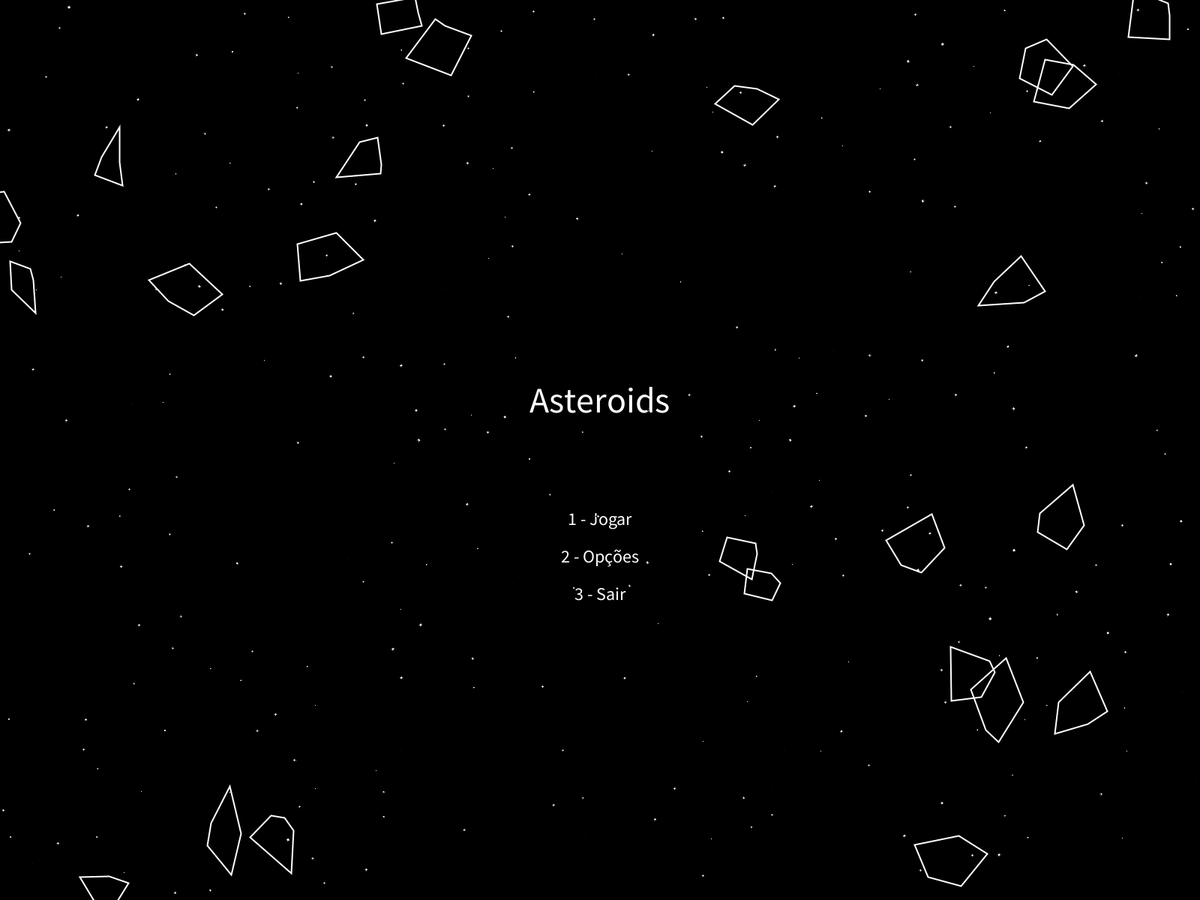
Frame 1 (no input)
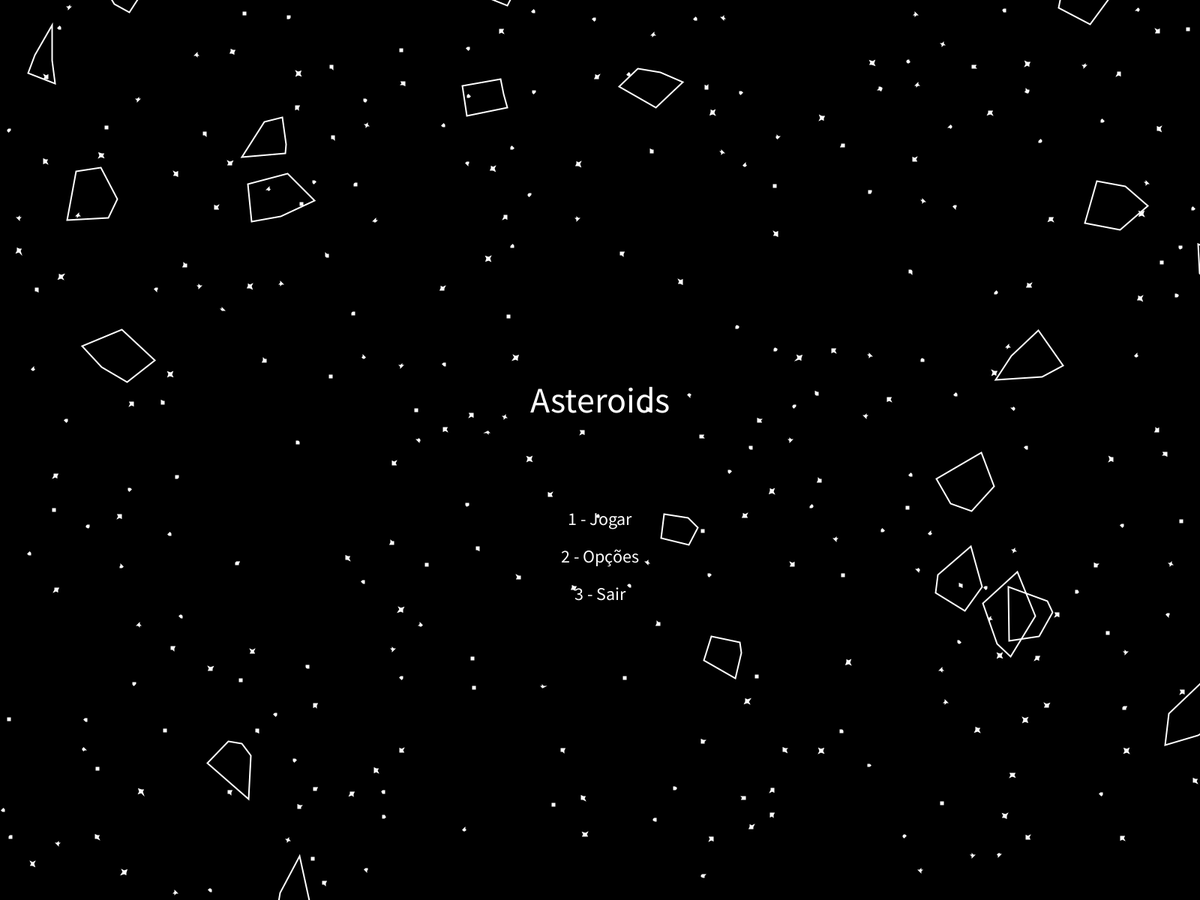
Frame 60 (the mouse pressed at the canvas centre just before this capture)
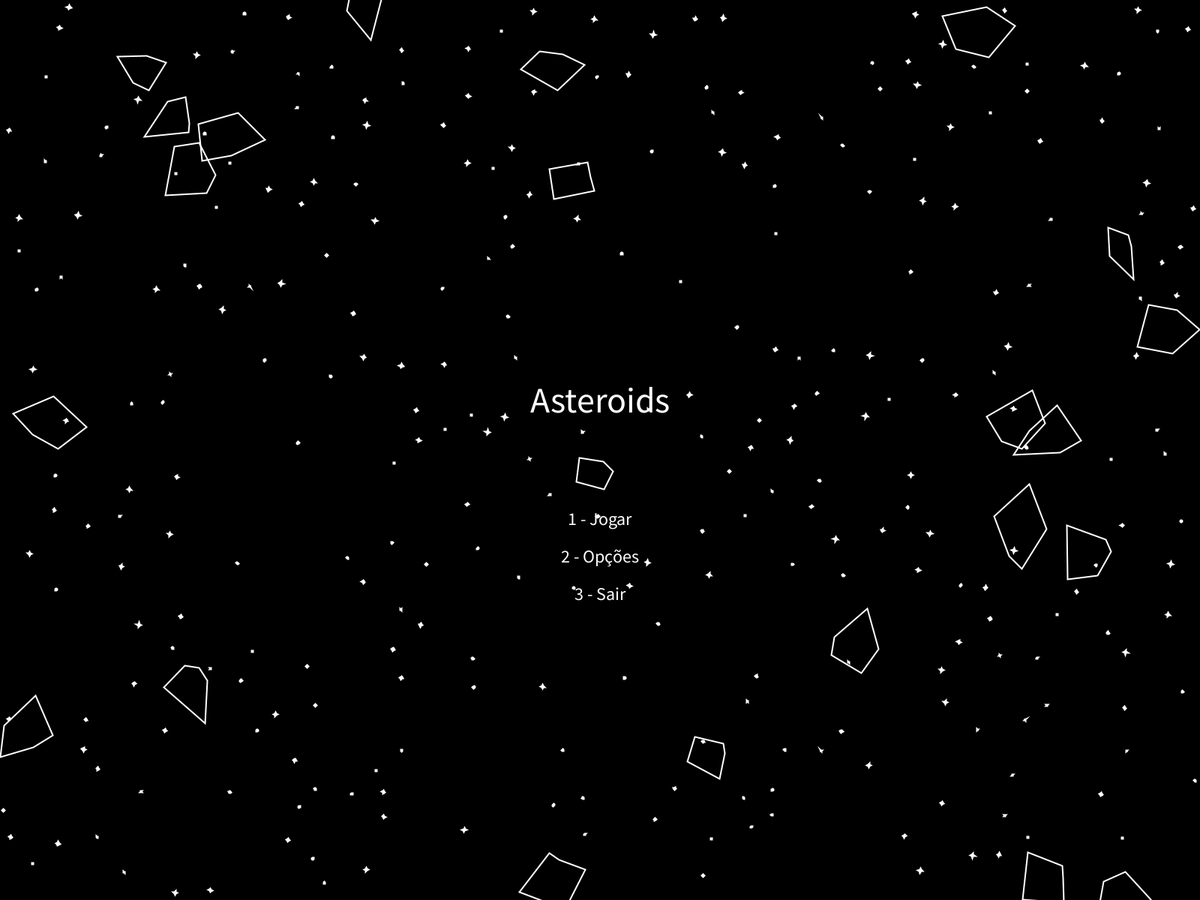
Frame 120 (the mouse held since frame 60 and released just before this capture)

The Processing sketch that drew these frames (run headless with seeded random() and noise(); from frame 60 on, the mouse is pressed at the canvas centre):

// Processing sketch: AsteroidsOld
// ── AsteroidsOld.pde
Player player;
Space space;
ArrayList<Asteroid> asteroidField;
ArrayList<PhaserBeam> shootout;
ArrayList <Explosion> bigBoom;
IntList asteroidRemove;
IntList phaserBeamRemove;
IntList explosionRemove;

boolean hideHud = false;
boolean hideStars = false;
boolean gameStarted, showOptions, killMenuAsteroids;

int score;

void setup() {
  fullScreen();
  player = new Player();
  space = new Space();
  asteroidField = new ArrayList<Asteroid>();
  for (int i = 0; i < floor(random(20, 40)); i++) {
    asteroidField.add(new Asteroid());
  }
  asteroidRemove = new IntList();
  shootout = new ArrayList<PhaserBeam>();
  bigBoom = new ArrayList<Explosion>();
  phaserBeamRemove = new IntList();
  explosionRemove = new IntList();
  gameStarted = false;
  showOptions = false;
  score = 0;
}

void killMenuAsteroids() {
  asteroidField.clear();

  for (int i = 0; i < floor(random(20, 40)); i++) {
    asteroidField.add(new Asteroid());
  }
}

void draw() {
  background(0);
  if (gameStarted) {
    if (player.dead) {
      delay(5000);
    }
    Update();
    Render();
    HUD();
    FPS();
  } else {
    if (showOptions) {
      options();
    } else {
      menu();
    }
  }
}

void menu() {
  fill(255);
  textSize(48);
  textAlign(CENTER);
  text("Asteroids", width/2, height/2 - 50);
  textSize(24);
  text("1 - Jogar", width/2, height/2 + 100);
  text("2 - Opções", width/2, height/2 + 150);
  text("3 - Sair", width/2, height/2 + 200);

  textAlign(LEFT);
  space.drawStars();

  for (int i = 0; i < asteroidField.size(); i++) {
    asteroidField.get(i).Render();
    asteroidField.get(i).Update();
  }
}

void options() {
  fill(255);
  textSize(48);
  textAlign(CENTER);
  text("Opções", width/2, height/2 - 50);
  textSize(24);
  text("1 - Esconder HUD", width/2, height/2 + 100);
  text("2 - Esconder estrelas", width/2, height/2 + 150);
  text("3 - Menu principal", width/2, height/2 + 200);

  textAlign(LEFT);
}

void Update() {
  player.update();
  for (int i = 0; i < asteroidField.size(); i++) {
    asteroidField.get(i).Update();
    if (player.checkCollision(asteroidField.get(i))) {
      player.dead = true;
      gameStarted = !gameStarted;
    }
  }
  for (int i = 0; i < shootout.size(); i++) {
    shootout.get(i).update();
  }
  for (int s = 0; s < shootout.size(); s++) {
    for (int a = 0; a < asteroidField.size(); a++) {
      if (shootout.get(s).checkCollision(asteroidField.get(a))) {
        phaserBeamRemove.append(s);
        asteroidRemove.append(a);
        score++;
        for (int n = 0; n < 15; n++) {
          bigBoom.add(new Explosion(asteroidField.get(a).posX, asteroidField.get(a).posY));
        }
        break;
      }
    }
  }
  for (int i = 0; i < bigBoom.size(); i++) {
    if (bigBoom.get(i).Update()) {
      explosionRemove.append(i);
    }
  }

  //Remove
  for (int i = 0; i < phaserBeamRemove.size(); i++) {
    if (phaserBeamRemove.get(i) < shootout.size()) shootout.remove(phaserBeamRemove.get(i));
  }
  phaserBeamRemove.clear();
  for (int i = 0; i < asteroidRemove.size(); i++) {
    if (asteroidRemove.get(i) < asteroidField.size()) asteroidField.remove(asteroidRemove.get(i));
  }
  asteroidRemove.clear();
  for (int i = 0; i < explosionRemove.size(); i++) {
    if (explosionRemove.get(i) < bigBoom.size()) bigBoom.remove(explosionRemove.get(i));
  }
  explosionRemove.clear();
}
void Render() {
  player.draw();
  for (int i = 0; i < asteroidField.size(); i++) {
    asteroidField.get(i).Render();
  }
  for (int i = 0; i < shootout.size(); i++) {
    shootout.get(i).render();
  }
  for (int i = 0; i < bigBoom.size(); i++) {
    bigBoom.get(i).Render();
  }
  space.drawStars();
}

void keyPressed() {
  if (gameStarted) {
    if (key == 'w' || key == 'W') {
      player.moveForward = true;
    }
    if (key == ' ') {
      if (!player.triggerHappy) {
        PhaserBeam pew = player.FirePhaser();
        if (pew != null) {
          shootout.add(pew);
          player.triggerHappy = true;
        }
      }
    }
    if (key == '4') {
      gameStarted = !gameStarted;
      killMenuAsteroids();
    }
  } else if (showOptions) {
    if (key == '1') {
      hideHud = !hideHud;
    } else if (key == '2') {
      hideStars = !hideStars;
    } else if (key == '3') {
      showOptions = !showOptions;
    }
  } else {
    if (key == '1') {
      setup();
      killMenuAsteroids();
      gameStarted = true;
    } else if (key == '2') {
      showOptions = !showOptions;
    } else if (key == '3') {
      exit();
    }
  }
}

void keyReleased() {
  if (key == 'w' || key == 'W') {
    player.moveForward = false;
  }
  if (key == ' ') {
    player.triggerHappy = false;
  }
}

void mouseMoved() {
  float rotationSpeed = 0.5;
  float rotation = player.rotation;

  rotation -= (pmouseX - mouseX) * rotationSpeed;
  player.rotation = rotation;
}

void FPS() {
  textAlign(RIGHT, BOTTOM);
  fill(0, 255, 0);
  textSize(12);
  text(int(frameRate) + " FPS", width -10, height -10);
}

void HUD() {
  if (!hideHud) {
    textAlign(LEFT, BASELINE);
    noFill();
    stroke(255);

    rect(10, 20, 500, 120);

    fill(255);
    textSize(20);
    text("Horizontal Speed: " + nf(player.speedX, 0, 2), 20, 40);
    text("Vertical Speed: " + nf(player.speedY, 0, 2), 20, 60);
    text("Score: " + nf((int)score), 20, 80);
  }
}

// ── Asteroid.pde
class Asteroid {
  float size; // Tamanho do asteroide
  float direction; // Direção do asteroide em radianos
  float speed; // Velocidade do asteroide
  float posX; // Posição X do asteroide
  float posY; // Posição Y do asteroide
  float[] asteroidX; // Array de coordenadas X dos vértices do asteroide
  float[] asteroidY; // Array de coordenadas Y dos vértices do asteroide

  Asteroid() {
    size = 50; // Define o tamanho do asteroide
    direction = random(0, TWO_PI); // Define uma direção aleatória para o asteroide
    speed = random(1.5, 3); // Define a velocidade do asteroide
    asteroidX = new float[5]; // Inicializa o array de coordenadas X dos vértices do asteroide
    asteroidY = new float[5]; // Inicializa o array de coordenadas Y dos vértices do asteroide
    for (int i = 0; i < 5; i++) {
      asteroidX[i] = 0; // Inicializa as coordenadas X dos vértices do asteroide com zero
      asteroidY[i] = 0; // Inicializa as coordenadas Y dos vértices do asteroide com zero
    }
    SpawnPosition(); // Define a posição inicial do asteroide
    generateRandomPentagon(); // Gera um pentágono irregular para representar o asteroide
  }

  void Render() {
    // Desenha a forma do asteroide
    noFill();
    stroke(255);
    strokeWeight(2);
    beginShape();
    for (int i = 0; i < 5; i++) {
      vertex(asteroidX[i] + posX, asteroidY[i] + posY); // Desenha cada vértice do asteroide
    }
    endShape(CLOSE);
  }

  void Update() {
    // Atualiza a posição do asteroide com base na velocidade e direção
    posX += cos(direction) * speed;
    posY += sin(direction) * speed;
    border(); // Verifica se o asteroide saiu da tela e o reposiciona
  }

  void border() {
    // Faz o asteroide "enrolar" na tela caso saia dos limites
    if (posX < -size) {
      posX = width + size;
    } else if (posX > width + size) {
      posX = -size;
    }

    if (posY < -size) {
      posY = height + size;
    } else if (posY > height + size) {
      posY = -size;
    }
  }

  void generateRandomPentagon() {
    // Gera deslocamentos aleatórios para cada vértice
    float[] offsetsX = {random(0.2, 1.2), random(0.2, 1.2), random(0.2, 1.2), random(0.2, 1.2), random(0.2, 1.2)};
    float[] offsetsY = {random(0.2, 1.2), random(0.2, 1.2), random(0.2, 1.2), random(0.2, 1.2), random(0.2, 1.2)};

    // Gera os pontos aleatórios do pentágono
    for (int i = 0; i < 5; i++) {
      float angle = map(i, 0, 5, 0, TWO_PI); // Distribui uniformemente os vértices ao redor do círculo
      float radius = size + random(-10, 10); // Varia o raio para criar irregularidades
      float x = cos(angle) * radius * offsetsX[i];
      float y = sin(angle) * radius * offsetsY[i];
      asteroidX[i] = x; // Define a coordenada X do vértice
      asteroidY[i] = y; // Define a coordenada Y do vértice
    }
  }

  private void SpawnPosition() {
    boolean top = false;
    boolean left = false;
    if (floor(random(0, 2)) == 0) top = true;
    if (floor(random(0, 2)) == 0) left = true;

    if (top && left) {   // Se top e left forem verdadeiros
      posX = random(0, width / 2 - 100);
      posY = random(0, height / 2 - 100);
    } else if (top && !left) { // Se top for verdadeiro e left for falso
      posX = random(width / 2 + 100, width);
      posY = random(0, height / 2 - 100);
    } else if (!top && left) {  // Se top for falso e left for verdadeiro
      posX = random(0, width / 2 - 100);
      posY = random(height / 2 + 100, height);
    } else { // Se top e left forem falsos
      posX = random(width / 2 + 100, width);
      posY = random(height / 2 + 100, height);
    }
  }
}

// ── Explosion.pde
class Explosion {
  // Variáveis para armazenar os atributos da explosão
  float posX; // Posição x da explosão
  float posY; // Posição y da explosão
  float size; // Tamanho da explosão
  float direction; // Direção da explosão em radianos
  float speed; // Velocidade da explosão
  float life; // Tempo de vida da explosão

  // Construtor da classe Explosion
  Explosion(float x, float y) {
    posX = x; // Define a posição x da explosão como o valor fornecido
    posY = y; // Define a posição y da explosão como o valor fornecido
    direction = random(0, TWO_PI); // Define uma direção aleatória para a explosão dentro do intervalo de 0 a 2 * PI
    speed = random(.1, .5); // Define uma velocidade aleatória para a explosão dentro do intervalo de 0.1 a 0.5
    life = floor(random(100, 200)); // Define um tempo de vida aleatório para a explosão dentro do intervalo de 100 a 200, arredondando para o número inteiro mais próximo
    size = random(2, 5); // Define um tamanho aleatório para a explosão dentro do intervalo de 2 a 5
  }

  // Método para atualizar a explosão
  boolean Update() {
    
    posX += speed*cos(direction); // Atualiza a posição x da explosão com base na velocidade e na direção
    posY += speed*sin(direction); // Atualiza a posição y da explosão com base na velocidade e na direção
    life--; // Decrementa o tempo de vida da explosão em 1
    if (life <= 0) return true; // Retorna true se o tempo de vida for menor ou igual a zero, indicando que a explosão deve ser removida
    else return false; // Retorna false caso contrário, indicando que a explosão ainda está ativa
  }

  // Método para renderizar a explosão
  void Render() {
    push(); // Salva a configuração atual do sistema de renderização
    if (life > 0) {
      fill(255, 255, 255, life); // Define a cor de preenchimento com base no tempo de vida da explosão
      rect(posX, posY, size, size); // Desenha um retângulo na posição da explosão com base no tamanho definido
    }
    pop(); // Restaura a configuração anterior do sistema de renderização
    text("+1", posX, posY - 20);
  }
}

// ── PhaserBeam.pde
class PhaserBeam {
  // Variáveis para armazenar os atributos do feixe do phaser
  float posX; // Posição x do feixe do phaser
  float posY; // Posição y do feixe do phaser
  float speed; // Velocidade do feixe do phaser
  float direction; // Direção do feixe do phaser em radianos
  float size; // Tamanho do feixe do phaser

  // Construtor da classe PhaserBeam
  PhaserBeam(float cannonX, float cannonY, float cannonDirection) {
    posX = cannonX; // Define a posição x do feixe do phaser como o valor fornecido
    posY = cannonY; // Define a posição y do feixe do phaser como o valor fornecido
    speed = 5; // Define a velocidade do feixe do phaser como 5
    direction = cannonDirection - HALF_PI; // Define a direção do feixe do phaser com base na direção do canhão
    posX += 25 * cos(direction); // Atualiza a posição x do feixe do phaser adicionando um deslocamento em relação à posição do canhão
    posY += 25 * sin(direction); // Atualiza a posição y do feixe do phaser adicionando um deslocamento em relação à posição do canhão
    size = 2; // Define o tamanho do feixe do phaser como 2
  }

  // Método para atualizar o feixe do phaser
  void update() {
    posX += speed * cos(direction); // Atualiza a posição x do feixe do phaser com base na velocidade e na direção
    posY += speed * sin(direction); // Atualiza a posição y do feixe do phaser com base na velocidade e na direção
  }

  // Método para renderizar o feixe do phaser
  void render() {
    push(); // Salva a configuração atual do sistema de renderização
    stroke(17, 200, 232); // Define a cor da linha do feixe do phaser como ciano
    strokeWeight(size); // Define a espessura da linha do feixe do phaser com base no tamanho definido
    line(posX, posY, posX + 10 * cos(direction), posY + 10 * sin(direction)); // Desenha uma linha representando o feixe do phaser
    pop(); // Restaura a configuração anterior do sistema de renderização
  }

  // Método para verificar colisão entre o feixe do phaser e um asteroide
  boolean checkCollision(Asteroid asteroid) {
    // Verifica a colisão entre o feixe do phaser e o asteroide

    // Obtém as coordenadas de início e fim do feixe do phaser
    float beamX1 = posX;
    float beamY1 = posY;
    float beamX2 = posX + 10 * cos(direction);
    float beamY2 = posY + 10 * sin(direction);

    // Itera sobre as arestas do asteroide
    for (int i = 0; i < asteroid.asteroidX.length; i++) {
      // Obtém as coordenadas dos vértices atual e próximo do asteroide
      float astX1 = asteroid.asteroidX[i] + asteroid.posX;
      float astY1 = asteroid.asteroidY[i] + asteroid.posY;
      float astX2 = asteroid.asteroidX[(i + 1) % asteroid.asteroidX.length] + asteroid.posX;
      float astY2 = asteroid.asteroidY[(i + 1) % asteroid.asteroidY.length] + asteroid.posY;

      // Verifica a interseção entre o feixe do phaser e a aresta atual do asteroide
      boolean intersects = lineSegmentIntersection(beamX1, beamY1, beamX2, beamY2, astX1, astY1, astX2, astY2);
      if (intersects) {
        return true; // Colisão detectada
      }
    }

    return false; // Sem colisão
  }

  // Método para verificar a interseção entre dois segmentos de linha
  boolean lineSegmentIntersection(float x1, float y1, float x2, float y2, float x3, float y3, float x4, float y4) {
    // Calcula a direção dos segmentos de linha
    float dir1 = (x4 - x3) * (y1 - y3) - (x1 - x3) * (y4 - y3);
    float dir2 = (x4 - x3) * (y2 - y3) - (x2 - x3) * (y4 - y3);
    float dir3 = (x2 - x1) * (y3 - y1) - (x3 - x1) * (y2 - y1);
    float dir4 = (x2 - x1) * (y4 - y1) - (x4 - x1) * (y2 - y1);

    // Verifica se os segmentos de linha se intersectam
    if ((dir1 < 0 && dir2 > 0 || dir1 > 0 && dir2 < 0) && (dir3 < 0 && dir4 > 0 || dir3 > 0 && dir4 < 0)) {
      return true; // Interseção detectada
    } else if (dir1 == 0 && isPointOnSegment(x3, y3, x4, y4, x1, y1)) {
      return true; // Interseção detectada (segmentos colineares)
    } else if (dir2 == 0 && isPointOnSegment(x3, y3, x4, y4, x2, y2)) {
      return true; // Interseção detectada (segmentos colineares)
    } else if (dir3 == 0 && isPointOnSegment(x1, y1, x2, y2, x3, y3)) {
      return true; // Interseção detectada (segmentos colineares)
    } else if (dir4 == 0 && isPointOnSegment(x1, y1, x2, y2, x4, y4)) {
      return true; // Interseção detectada (segmentos colineares)
    }

    return false; // Sem interseção
  }

  // Método para verificar se um ponto está em um segmento de linha
  boolean isPointOnSegment(float x1, float y1, float x2, float y2, float px, float py) {
    // Verifica se um ponto (px, py) está no segmento de linha (x1, y1) a (x2, y2)
    float minX = min(x1, x2);
    float minY = min(y1, y2);
    float maxX = max(x1, x2);
    float maxY = max(y1, y2);

    return px >= minX && px <= maxX && py >= minY && py <= maxY;
  }
}

// ── Player.pde
class Player {
  float x, y; // Posição da nave
  float speedX, speedY; // Velocidade da nave
  float acceleration; // Aceleração
  float deceleration; // Desaceleração
  float maxSpeed; // Velocidade máxima
  float rotation; // Rotação da nave
  float rotationSpeed; // Velocidade de rotação
  boolean triggerHappy;
  boolean dead;

  boolean moveForward; // Sinalizador de movimento para frente

  int maxLines = 20; // Animação de propulsão
  float[] lineStartX = new float[maxLines]; // Posição inicial da linha (coordenada X e Y)
  float[] lineStartY = new float[maxLines];
  float[] lineEndX = new float[maxLines]; // Posição final da linha (coordenada X e Y)
  float[] lineEndY = new float[maxLines];
  float[] lineAlpha = new float[maxLines]; // Transparência da linha
  int lineIndex = 0;

  Player() {
    this.x = width/2; // Define a posição X inicial da nave como a metade da largura da tela
    this.y = height/2; // Define a posição Y inicial da nave como a metade da altura da tela
    speedX = 0; // Inicializa a velocidade X como 0
    speedY = 0; // Inicializa a velocidade Y como 0
    acceleration = 0.15; // Define a aceleração como 0.2
    deceleration = 0.010; // Define a desaceleração como 0.015
    rotationSpeed = 4; // Define a velocidade de rotação como 4
    maxSpeed = 10; // Define a velocidade máxima como 10
    dead = false; // Define a condição de "morto" como falso

    for (int i = 0; i < maxLines; i++) {
      lineStartX[i] = x; // Inicializa a posição X inicial da linha como a posição X da nave
      lineStartY[i] = y; // Inicializa a posição Y inicial da linha como a posição Y da nave
      lineEndX[i] = x; // Inicializa a posição X final da linha como a posição X da nave
      lineEndY[i] = y; // Inicializa a posição Y final da linha como a posição Y da nave
      lineAlpha[i] = 0; // Inicializa a transparência da linha como 0
    }
  }

  void update() {
    if (moveForward && !dead) {
      float angleRadians = radians(rotation); // Converte a rotação em radianos
      float accelerationX = acceleration * cos(angleRadians); // Calcula a aceleração na direção X
      float accelerationY = acceleration * sin(angleRadians); // Calcula a aceleração na direção Y

      speedX += accelerationX; // Atualiza a velocidade X com a aceleração X
      speedY += accelerationY; // Atualiza a velocidade Y com a aceleração Y

      speedX = constrain(speedX, -maxSpeed, maxSpeed); // Limita a velocidade X entre -maxSpeed e maxSpeed
      speedY = constrain(speedY, -maxSpeed, maxSpeed); // Limita a velocidade Y entre -maxSpeed e maxSpeed
    }

    if (!moveForward) {
      if (speedX > 0) {
        speedX -= deceleration; // Reduz a velocidade X pela desaceleração
        if (speedX < 0) {
          speedX = 0; // Define a velocidade X como 0 se for menor que 0
        }
      } else if (speedX < 0) {
        speedX += deceleration; // Aumenta a velocidade X pela desaceleração
        if (speedX > 0) {
          speedX = 0; // Define a velocidade X como 0 se for maior que 0
        }
      }

      if (speedY > 0) {
        speedY -= deceleration; // Reduz a velocidade Y pela desaceleração
        if (speedY < 0) {
          speedY = 0; // Define a velocidade Y como 0 se for menor que 0
        }
      } else if (speedY < 0) {
        speedY += deceleration; // Aumenta a velocidade Y pela desaceleração
        if (speedY > 0) {
          speedY = 0; // Define a velocidade Y como 0 se for maior que 0
        }
      }
    }

    x += speedX; // Atualiza a posição X com a velocidade X
    y += speedY; // Atualiza a posição Y com a velocidade Y

    if (x < 0) {
      x = width; // Se a posição X for menor que 0, redefine a posição X como a largura da tela
    }
    if (x > width) {
      x = 0; // Se a posição X for maior que a largura da tela, redefine a posição X como 0
    }
    if (y < 0) {
      y = height; // Se a posição Y for menor que 0, redefine a posição Y como a altura da tela
    }
    if (y > height) {
      y = 0; // Se a posição Y for maior que a altura da tela, redefine a posição Y como 0
    }
  }

  void draw() {
    updateLines(); // Atualiza as linhas de propulsão
    push();
    noFill();
    if (dead) {
      stroke(255);
    } // Define a cor do traço como vermelho se a nave estiver morta
    else stroke(255); // Define a cor do traço como branco se a nave estiver viva
    float x1 = x + 20 * cos(radians(rotation)); // Calcula a coordenada X do vértice 1 do triângulo da nave
    float y1 = y + 20 * sin(radians(rotation)); // Calcula a coordenada Y do vértice 1 do triângulo da nave
    float x2 = x + 12 * cos(radians(rotation - 150)); // Calcula a coordenada X do vértice 2 do triângulo da nave
    float y2 = y + 12 * sin(radians(rotation - 150)); // Calcula a coordenada Y do vértice 2 do triângulo da nave
    float x3 = x + 12 * cos(radians(rotation - 210)); // Calcula a coordenada X do vértice 3 do triângulo da nave
    float y3 = y + 12 * sin(radians(rotation - 210)); // Calcula a coordenada Y do vértice 3 do triângulo da nave
    triangle(x1, y1, x2, y2, x3, y3); // Desenha o triângulo da nave usando as coordenadas calculadas
    pop();
    drawLines(); // Desenha as linhas de propulsão
  }

  void updateLines() {
    for (int i = 0; i < maxLines; i++) {
      lineAlpha[i] -= 2; // Reduz a transparência das linhas de propulsão
      if (lineAlpha[i] < 0) {
        lineAlpha[i] = 0; // Define a transparência das linhas como 0 se for menor que 0
      }
    }

    if (moveForward && !dead) {
      float baseAngleRadians = radians(rotation - 90); // Calcula o ângulo de base em radianos para as linhas de propulsão
      float baseCenterX = x + 10 * cos(baseAngleRadians); // Calcula a coordenada X do centro de base das linhas de propulsão
      float baseCenterY = y + 10 * sin(baseAngleRadians); // Calcula a coordenada Y do centro de base das linhas de propulsão
      float lineLength = 30; // Comprimento das linhas de propulsão

      float lineStartXOffset = -lineLength/2; // Deslocamento da coordenada X do início das linhas de propulsão
      float lineStartYOffset = -10; // Deslocamento da coordenada Y do início das linhas de propulsão
      float lineEndXOffset = lineLength/2 - 19; // Deslocamento da coordenada X do fim das linhas de propulsão
      float lineEndYOffset = -10; // Deslocamento da coordenada Y do fim das linhas de propulsão

      float rotatedStartXOffset = lineStartXOffset * cos(baseAngleRadians) - lineStartYOffset * sin(baseAngleRadians); // Calcula o deslocamento X rotacionado para o início das linhas
      float rotatedStartYOffset = lineStartXOffset * sin(baseAngleRadians) + lineStartYOffset * cos(baseAngleRadians); // Calcula o deslocamento Y rotacionado para o início das linhas
      float rotatedEndXOffset = lineEndXOffset * cos(baseAngleRadians) - lineEndYOffset * sin(baseAngleRadians); // Calcula o deslocamento X rotacionado para o fim das linhas
      float rotatedEndYOffset = lineEndXOffset * sin(baseAngleRadians) + lineEndYOffset * cos(baseAngleRadians); // Calcula o deslocamento Y rotacionado para o fim das linhas

      lineStartX[lineIndex] = baseCenterX + rotatedStartXOffset; // Define a coordenada X do início da linha de propulsão
      lineStartY[lineIndex] = baseCenterY + rotatedStartYOffset; // Define a coordenada Y do início da linha de propulsão
      lineEndX[lineIndex] = baseCenterX + rotatedEndXOffset; // Define a coordenada X do fim da linha de propulsão
      lineEndY[lineIndex] = baseCenterY + rotatedEndYOffset; // Define a coordenada Y do fim da linha de propulsão
      lineAlpha[lineIndex] = 255; // Define a transparência da linha de propulsão como 255 (totalmente visível)

      lineIndex++; // Incrementa o índice das linhas

      if (lineIndex >= maxLines) {
        lineIndex = 0; // Volta ao primeiro índice se atingir o máximo de linhas
      }
    }
  }

  void drawLines() {
    for (int i = 0; i < maxLines; i++) {
      push();
      stroke(255, lineAlpha[i]); // Define a cor do traço das linhas de propulsão com base na transparência
      line(lineStartX[i], lineStartY[i], lineEndX[i], lineEndY[i]); // Desenha as linhas de propulsão
      pop();
    }
  }


  public PhaserBeam FirePhaser() {
    // Função para disparar o feixe de fásers da nave
    if (!dead) {
      // Verifica se a nave não está morta
      PhaserBeam missile = new PhaserBeam(x, y, radians(rotation+90));
      // Cria um novo objeto PhaserBeam na posição atual da nave, com um deslocamento de rotação de 90 graus
      return missile;
      // Retorna o objeto PhaserBeam recém-criado
    }
    return null;
    // Caso a nave esteja morta, retorna null (nenhum objeto é criado)
  }

  boolean checkCollision(Asteroid asteroid) {
    // Função para verificar colisões entre a nave e um asteroide

    // Obtém as coordenadas dos vértices do triângulo da nave
    float x1 = x + 20 * cos(radians(rotation));
    float y1 = y + 20 * sin(radians(rotation));
    float x2 = x + 12 * cos(radians(rotation - 150));
    float y2 = y + 12 * sin(radians(rotation - 150));
    float x3 = x + 12 * cos(radians(rotation - 210));
    float y3 = y + 12 * sin(radians(rotation - 210));

    // Itera sobre as arestas do asteroide
    for (int i = 0; i < asteroid.asteroidX.length; i++) {
      // Obtém as coordenadas dos vértices atual e próximo do asteroide
      float ax1 = asteroid.asteroidX[i] + asteroid.posX;
      float ay1 = asteroid.asteroidY[i] + asteroid.posY;
      float ax2 = asteroid.asteroidX[(i + 1) % asteroid.asteroidX.length] + asteroid.posX;
      float ay2 = asteroid.asteroidY[(i + 1) % asteroid.asteroidY.length] + asteroid.posY;

      // Verifica se há interseção entre o triângulo da nave e a aresta atual do asteroide
      boolean intersects = lineSegmentIntersection(x1, y1, x2, y2, ax1, ay1, ax2, ay2);
      if (intersects) {
        return true; // Colisão detectada
      }

      intersects = lineSegmentIntersection(x2, y2, x3, y3, ax1, ay1, ax2, ay2);
      if (intersects) {
        return true; // Colisão detectada
      }

      intersects = lineSegmentIntersection(x3, y3, x1, y1, ax1, ay1, ax2, ay2);
      if (intersects) {
        return true; // Colisão detectada
      }
    }

    return false; // Nenhuma colisão detectada
  }

  boolean lineSegmentIntersection(float x1, float y1, float x2, float y2, float x3, float y3, float x4, float y4) {
    // Função para verificar se há interseção entre dois segmentos de linha

    // Calcula a direção dos segmentos de linha
    float dir1 = (x4 - x3) * (y1 - y3) - (x1 - x3) * (y4 - y3);
    float dir2 = (x4 - x3) * (y2 - y3) - (x2 - x3) * (y4 - y3);
    float dir3 = (x2 - x1) * (y3 - y1) - (x3 - x1) * (y2 - y1);
    float dir4 = (x2 - x1) * (y4 - y1) - (x4 - x1) * (y2 - y1);

    // Verifica se há interseção entre os segmentos de linha
    if ((dir1 < 0 && dir2 > 0 || dir1 > 0 && dir2 < 0) && (dir3 < 0 && dir4 > 0 || dir3 > 0 && dir4 < 0)) {
      return true; // Interseção detectada
    } else if (dir1 == 0 && isPointOnSegment(x3, y3, x4, y4, x1, y1)) {
      return true; // Interseção detectada (segmentos colineares)
    } else if (dir2 == 0 && isPointOnSegment(x3, y3, x4, y4, x2, y2)) {
      return true; // Interseção detectada (segmentos colineares)
    } else if (dir3 == 0 && isPointOnSegment(x1, y1, x2, y2, x3, y3)) {
      return true; // Interseção detectada (segmentos colineares)
    } else if (dir4 == 0 && isPointOnSegment(x1, y1, x2, y2, x4, y4)) {
      return true; // Interseção detectada (segmentos colineares)
    }

    return false; // Nenhuma interseção
  }

  boolean isPointOnSegment(float x1, float y1, float x2, float y2, float px, float py) {
    // Função para verificar se um ponto (px, py) está sobre o segmento de linha (x1, y1) a (x2, y2)

    // Verifica se o ponto está dentro dos limites do segmento de linha
    float minX = min(x1, x2);
    float minY = min(y1, y2);
    float maxX = max(x1, x2);
    float maxY = max(y1, y2);

    return px >= minX && px <= maxX && py >= minY && py <= maxY;
  }
}

// ── Space.pde

class Space {
  int numStars = 300; // Define o número de estrelas
  float minDistance = 30; // Distância mínima entre as estrelas
  ArrayList<PVector> starPositions; // Lista de posições das estrelas
  float[] starSizes; // Tamanhos das estrelas
  int waxSpeed = 8; // Controla a velocidade do brilho (valor menor = mais lento)
  float maxSize = 0.35; // Define o tamanho máximo das estrelas
  
  Space() {
    starPositions = new ArrayList<PVector>(); // Inicializa a lista de posições das estrelas
    starSizes = new float[numStars]; // Inicializa o array de tamanhos das estrelas
    generateStars(); // Gera as estrelas
  }

  void generateStars() {
    starPositions.clear(); // Limpa a lista de posições das estrelas

    while (starPositions.size() < numStars) {
      float x = random(width); // Gera uma posição X aleatória dentro da largura do espaço
      float y = random(height); // Gera uma posição Y aleatória dentro da altura do espaço
      boolean overlap = false; // Variável para verificar se há sobreposição de estrelas

      for (PVector position : starPositions) {
        float distance = dist(x, y, position.x, position.y); // Calcula a distância entre as estrelas
        if (distance < minDistance) { // Verifica se a distância é menor que a distância mínima
          overlap = true; // Há sobreposição de estrelas
          break; // Sai do loop
        }
      }

      if (!overlap) {
        starPositions.add(new PVector(x, y)); // Adiciona a posição da estrela à lista
      }
    }
  }

  void drawStars() {
    if (!hideStars) {
      for (int i = 0; i < numStars; i++) {
        pushMatrix();
        translate(starPositions.get(i).x, starPositions.get(i).y);
        rotate(frameCount / 15.0); // Ajusta a velocidade de rotação alterando o divisor
        star(0, 0, 1.5, getRadius(i), 4); // Chama a função star() para desenhar as estrelas
        popMatrix();
      }
    }
  }

  float getRadius(int index) {
    float[] radiusValues = {2, 3, 4, 5, 6, 7, 8, 9, 10, 9, 8, 7, 6, 5, 4, 3, 2};
    int frameIndex = (frameCount / waxSpeed) % 17; // Ajusta a velocidade do brilho
    float radius = radiusValues[(index + frameIndex) % 17]; // Obtém o valor do raio correspondente ao índice
    return radius * maxSize; // Escala o raio pelo tamanho máximo
  }

  void star(float x, float y, float radius1, float radius2, int npoints) {
    float angle = TWO_PI / npoints; // Calcula o ângulo entre os pontos da estrela
    float halfAngle = angle / 2.0;
    beginShape();
    for (float a = 0; a < TWO_PI; a += angle) {
      float sx = x + cos(a) * radius2; // Calcula as coordenadas X do ponto externo da estrela
      float sy = y + sin(a) * radius2; // Calcula as coordenadas Y do ponto externo da estrela
      vertex(sx, sy);
      sx = x + cos(a + halfAngle) * radius1; // Calcula as coordenadas X do ponto interno da estrela
      sy = y + sin(a + halfAngle) * radius1; // Calcula as coordenadas Y do ponto interno da estrela
      vertex(sx, sy);
    }
    endShape(CLOSE);
  }
}
